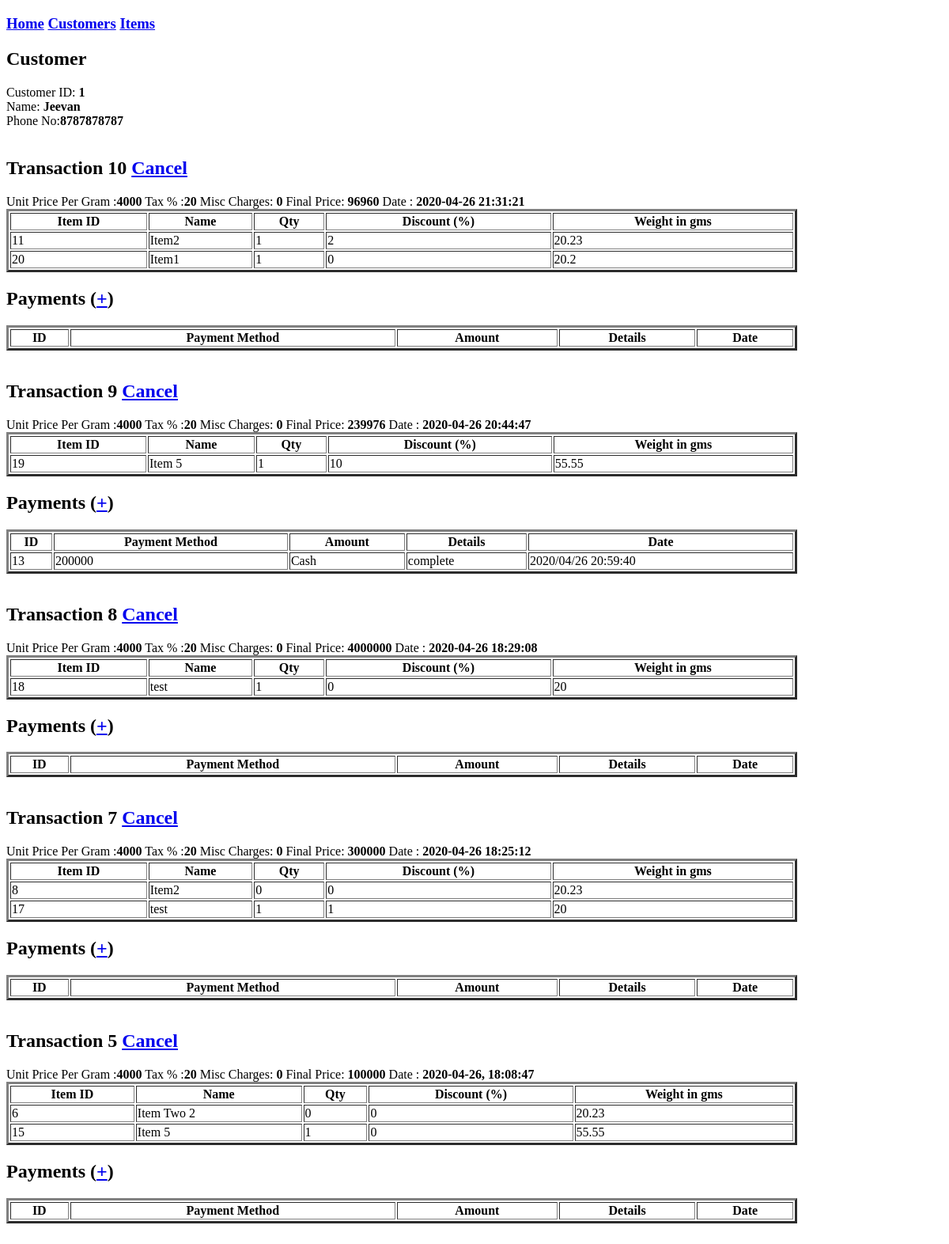
The page /showtransactions/1/ on the database as committed earlier.
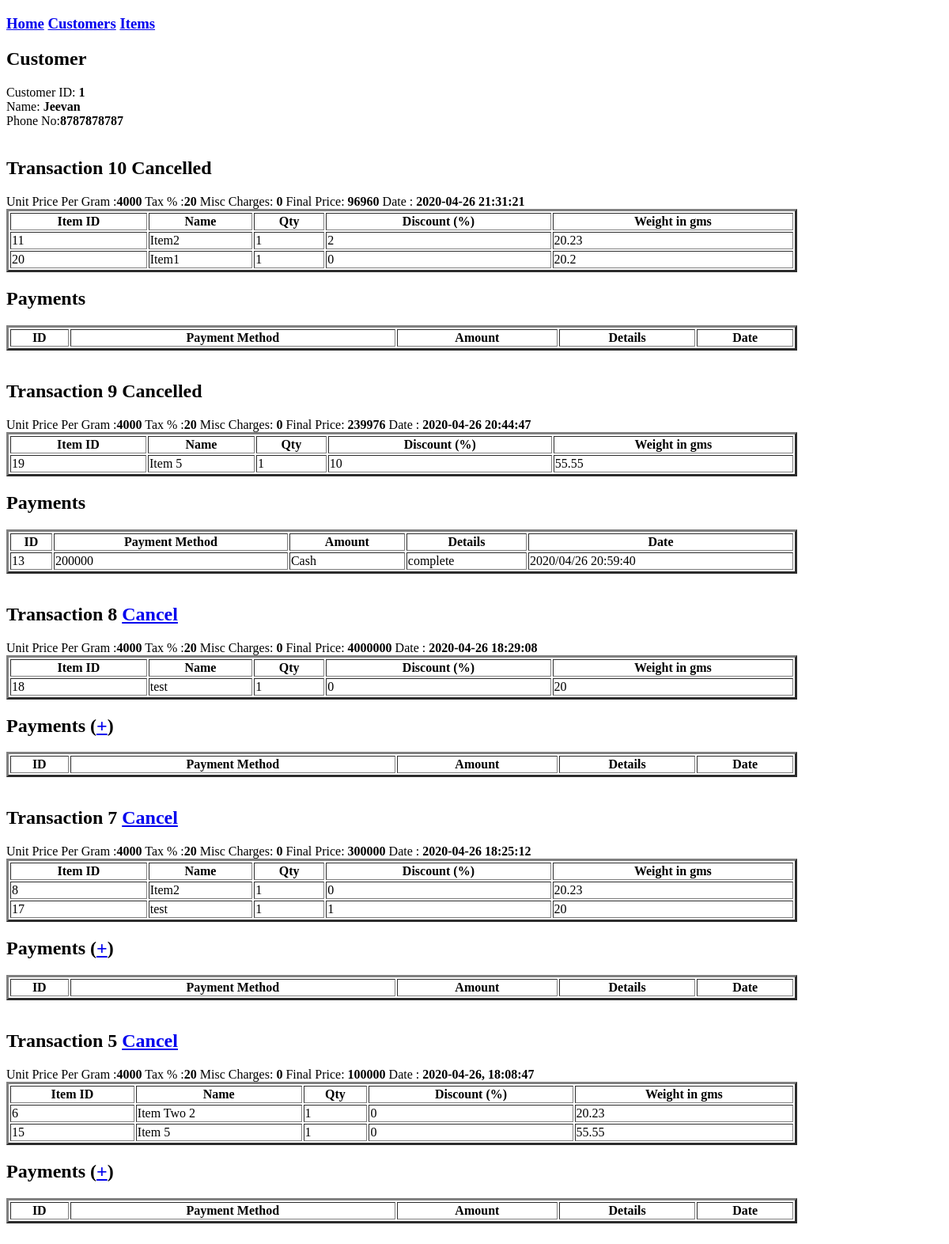
The same page on the database as committed later.
### tables this page shows
CREATE TABLE "trans" (
	"id"	INTEGER NOT NULL PRIMARY KEY AUTOINCREMENT,
	"customer_id"	INTEGER NOT NULL,
	"unit_price"	NUMERIC NOT NULL DEFAULT 0.00,
	"tax"	NUMERIC NOT NULL DEFAULT 10,
	"misc"	NUMERIC NOT NULL,
	"create_date"	TEXT NOT NULL,
	"final_price"	NUMERIC,
	"status"	TEXT NOT NULL DEFAULT 'ACTIVE',
	"cancel_date"	TEXT
);

CREATE TABLE "transaction_items" (
	"id"	INTEGER NOT NULL PRIMARY KEY AUTOINCREMENT,
	"tx_id"	INTEGER NOT NULL,
	"item_id"	INTEGER NOT NULL,
	"qty"	INTEGER NOT NULL DEFAULT 1,
	"discount"	NUMERIC NOT NULL DEFAULT 0.00
);

CREATE TABLE "item" (
	"id"	INTEGER NOT NULL PRIMARY KEY AUTOINCREMENT UNIQUE,
	"name"	TEXT NOT NULL,
	"desc"	TEXT NOT NULL,
	"weight"	NUMERIC NOT NULL,
	"photo"	TEXT,
	"created_date"	TEXT NOT NULL,
	"stock"	INTEGER DEFAULT 0.0
);

### api.py (the view)
@app.route('/showtransactions/<id>/')
def show_transactions(id):
    c = customer.get(id)
    transactions = trans.get_transactions_for_customer(id)
    return render_template("transaction.html",customer=c,transactions=transactions)

### customer.py (called while the page is built)
    def get(self,id):
        sql = "select * from customer where id = ?"
        result = self.connection.cursor().execute(sql,(id,))
        rows = result.fetchall()
        return rows

### transaction.py (called while the page is built)
    def get_items_for_transaction(self,ids):
        sql = "select * from transaction_items a, item b where a.tx_id = ? \
             and a.item_id = b.id order by tx_id desc"
        result = self.connection.cursor().execute(sql,[ids])
        rows = result.fetchall()
        return rows

    def payments(self, bill_id):
        sql = "select id,payment_type,amount,payment_details,payment_date from payment where tx_id = ? order by id desc"
        result = self.connection.cursor().execute(sql,(bill_id,))
        rows = result.fetchall()
        return rows

### templates/transaction.html (shortened to what this page needs)
<!DOCTYPE html>
<html>
<head>
</head>
<body>
    <h3><a href='/'>Home</a> <a href='/customers/'>Customers</a> <a href='/items/'>Items</a></h3>
        <h2>Customer</h2>
        Customer ID: <strong>{{customer[0][0]}}</strong><br>
        Name: <strong>{{customer[0][1]}}</strong><br>
        Phone No:<strong>{{customer[0][2]}}</strong><br><br>
        {% for trans in transactions['transactions'] %}
        {% if trans['status'] == 'ACTIVE' %}
        <h2>Transaction {{trans['id']}} <a href="/cancel/{{trans['id']}}/">Cancel</a></h2>
        {% else %}
        <h2>Transaction {{trans['id']}} Cancelled</h2>
        {% endif %}
        Unit Price Per Gram :<strong>{{trans['unit_price']}}</strong>   Tax % :<Strong>{{trans['tax']}}</Strong>    Misc Charges:<Strong> {{trans['misc']}}</Strong>    Final Price:<Strong> {{trans['final_price']}}</Strong>  Date :<Strong> {{trans['created_date']}}</Strong><br>
        <table id="data_table" style="width:1000px" border="3">
            <th>Item ID</th>
            <th>Name</th>
            <th>Qty</th>
            <th>Discount (%)</th>
            <th>Weight in gms</th>
            {% for c in trans['items'] %}
            <tr>
                <td>{{c['id']}}</td>
                <td>{{c['item_name']}}</td>
                <td>{{c['qty']}}</td>
                <td>{{c['discount']}}</td>
                <td>{{c['weight']}}</td>
            </tr>
            {% endfor %}
        </table>
        {% if trans['status'] == 'ACTIVE' %}
        <h2>Payments (<a href='/newpayment/{{trans['id']}}/{{customer[0][0]}}/'>+</a>)</h2>
        {% else %}
        <h2>Payments</h2>
        {% endif %}
        <table id="data_table" style="width:1000px" border="3">
            <th>ID</th>
            <th>Payment Method</th>
            <th>Amount</th>
            <th>Details</th>
            <th>Date</th>
            {% for c in trans['payments'] %}
            <tr>
                <td>{{c['id']}}</td>
                <td>{{c['payment_method']}}</td>
                <td>{{c['amount']}}</td>
                <td>{{c['payment_details']}}</td>
                <td>{{c['payment_date']}}</td>
            </tr>
            {% endfor %}
        </table><br>
        {% endfor %}
</body>
</html>

Rows that differ between the two databases and show on the page:
changed trans id 10: status "Cancel Payments ( + )" → "Cancelled Payments"
changed trans id 9: status "Cancel Payments ( + )" → "Cancelled Payments"
changed transaction_items id 8: qty "0" → "1"
changed transaction_items "Item Two 2": qty "0" → "1"
